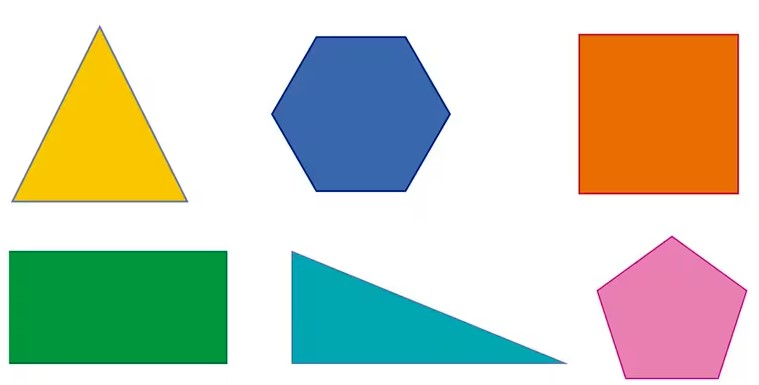
#> input picture Mision1-Control-de-Trayectoria/cva-others/ima.jpg, 759 x 385 px
$ python figure_detector_Pablo.py
#> lines starting #> are read from the running program, lines starting #| are printed output that depends on the picture; after the words box and inside, x2 and y2 are one past the last pixel; in counts of white or black regions, pixels touching at a corner belong together
# Detector de figuras del Pablo
import cv2
import numpy as np

# Cargar la imagen utilizando OpenCV
image = cv2.imread('ima.jpg')
#> image is the input picture: shape (385, 759, 3); mean B, G, R 188.2, 206.2, 201

# Convertir la imagen a escala de grises
gray = cv2.cvtColor(image, cv2.COLOR_BGR2GRAY)
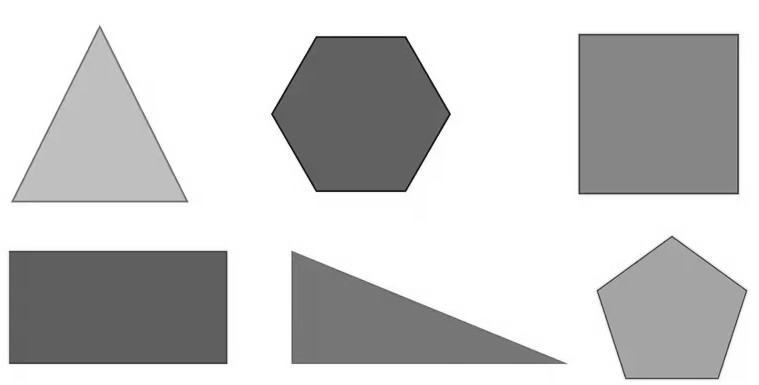
#> gray: shape (385, 759); min 9, max 255, mean 202.6

# Aplicar umbralizado para detectar bordes
bordes = cv2.Canny(gray, 100, 200)
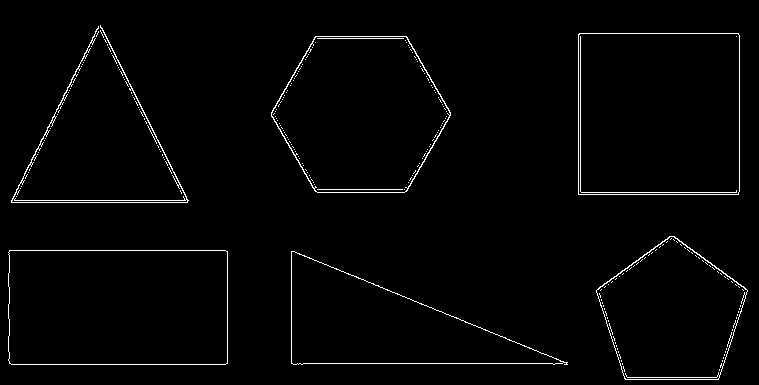
#> bordes: shape (385, 759); 1.8% white in thin lines or dots, all inside (x1, y1, x2, y2) = (8, 25, 748, 380)

# Encontrar contornos en la imagen umbralizada
contours, _ = cv2.findContours(bordes, cv2.RETR_EXTERNAL, cv2.CHAIN_APPROX_SIMPLE)
#> contours = 64 contours, 58 with area under 20; largest, box (x1, y1, x2, y2) and area: (578, 33, 740, 195) 25916, (8, 250, 228, 365) 24896, (271, 36, 451, 193) 21157, (291, 251, 568, 365) 15583, (596, 236, 748, 380) 15133, (11, 25, 189, 203) 551

# Iterar sobre cada contorno encontrado
for contour in contours:
    # Aproximar el contorno a una forma más simple (triángulo, cuadrado, círculo, etc.)
    approx = cv2.approxPolyDP(contour, 0.1 * cv2.arcLength(contour, True), True)

    # Calcular el número de lados de la figura aproximada
    sides = len(approx)

    # Determinar el tipo de figura geométrica en función del número de lados
    shape = ""
    if sides == 3:
        shape = "Triangulo"
    elif sides == 4:
        shape = "Cuadrilatero"
    elif sides == 5:
        shape = "Pentagono"
    elif sides == 6:
        shape = "Hexagono"
    else:
        shape = "Circulo"

    # Dibujar un contorno alrededor de la figura identificada
    cv2.drawContours(image, [contour], 0, (0, 255, 0), 2)

    # Obtener el centroide de la figura
    M = cv2.moments(contour)
    if M["m00"] != 0:
        cX = int(M["m10"] / M["m00"])
        cY = int(M["m01"] / M["m00"])
        cv2.putText(image, shape, (cX, cY), cv2.FONT_HERSHEY_SIMPLEX, 0.5, (0, 255, 255), 2)
#> this loop made 64 passes
#> (approx, sides, shape, cX, cY) on passes 1, 2, 60: ([[291, 251], [293, 364], [567, 364]], 3, 'Triangulo', 382, 325), ([[9, 250], [9, 363], [227, 363], [227, 251]], 4, 'Cuadrilatero', 117, 307), ([[315, 36], [312, 187], [406, 191], [407, 37]], 4, 'Cuadrilatero', 360, 113)
#> (contour, approx, sides, shape) on passes 10, 21, 26, 30, 33, 35: ([[30, 168], [29, 169], [29, 170], [29, 169]], [[30, 168], [29, 170]], 2, 'Circulo'), ([[157, 145], [158, 146], [158, 147], [158, 146]], [[157, 145], [158, 147]], 2, 'Circulo'), ([[145, 121], [146, 122], [146, 123], [146, 122]], [[145, 121], [146, 123]], 2, 'Circulo'), ([[59, 110], [58, 111], [58, 112], [58, 111]], [[59, 110], [58, 112]], 2, 'Circulo'), ([[61, 106], [60, 107], [60, 108], [60, 107]], [[61, 106], [60, 108]], 2, 'Circulo'), ([[133, 97], [134, 98], [134, 99], [134, 98]], [[133, 97], [134, 99]], 2, 'Circulo')
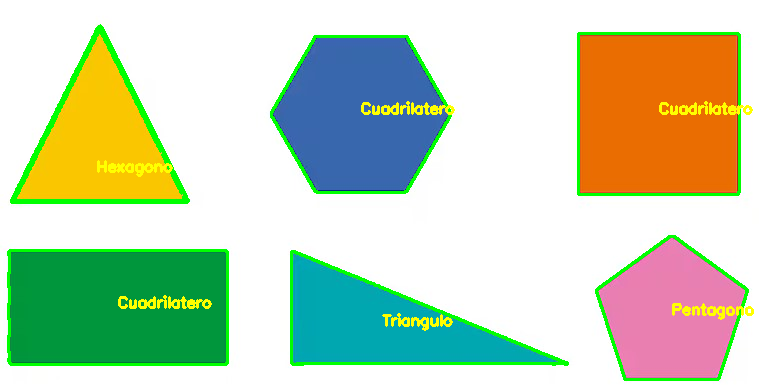
#> image: shape (385, 759, 3); 5.56% of pixels changed, all inside (x1, y1, x2, y2) = (7, 24, 754, 381)

# Mostrar la imagen con las figuras identificadas
cv2.imshow('Formas Detectadas', image)
cv2.waitKey(0)
cv2.destroyAllWindows()

$ run again, with Mision1-Control-de-Trayectoria/cva-others/shapes.jpg copied over Mision1-Control-de-Trayectoria/cva-others/ima.jpg
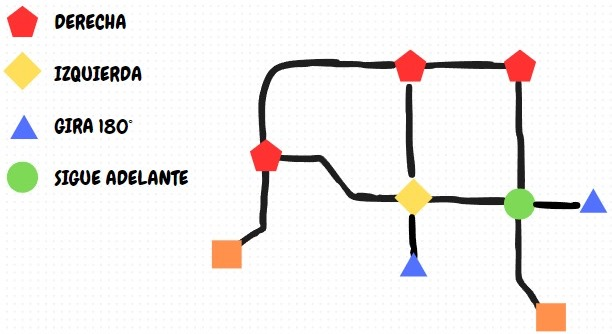
#> input picture Mision1-Control-de-Trayectoria/cva-others/shapes.jpg, 612 x 334 px
#> image is the input picture: shape (334, 612, 3); mean B, G, R 235.8, 237.7, 240.7
#> `bordes = cv2.Canny(gray, 100, 200)`:
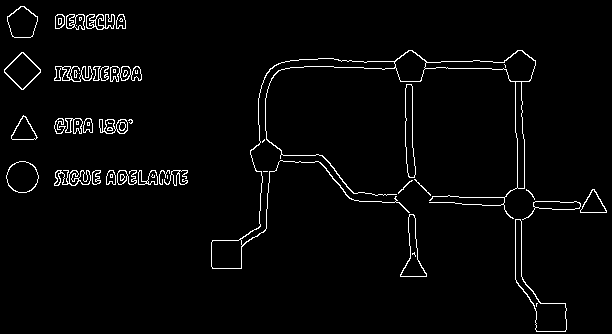
#> bordes: shape (334, 612); 2.7% white in thin lines or dots
#> contours = 38 contours, 11 with area under 20; largest, box (x1, y1, x2, y2) and area: (211, 50, 536, 269) 3717, (515, 219, 567, 332) 1417, (6, 161, 39, 193) 775, (4, 52, 41, 90) 754, (7, 6, 38, 38) 695
#> the loop `for contour in contours:` made 38 passes
#> (contour, approx, sides, shape, cX, cY) on pass 18: ([[264, 139], [262, 141], [262, 142], [264, 140]], [[264, 139], [262, 142]], 2, 'Circulo', 263, 140)
#> after the loop `for contour in contours:`:
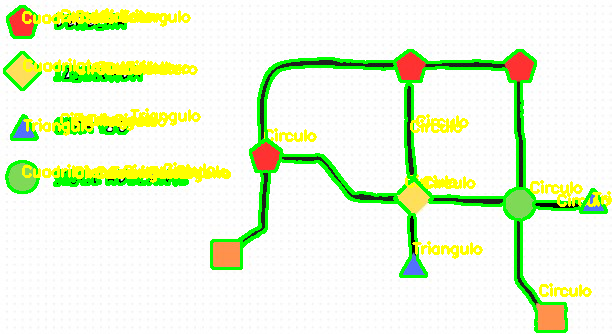
#> image: shape (334, 612, 3); 11.35% of pixels changed, all inside (x1, y1, x2, y2) = (3, 5, 612, 333)
